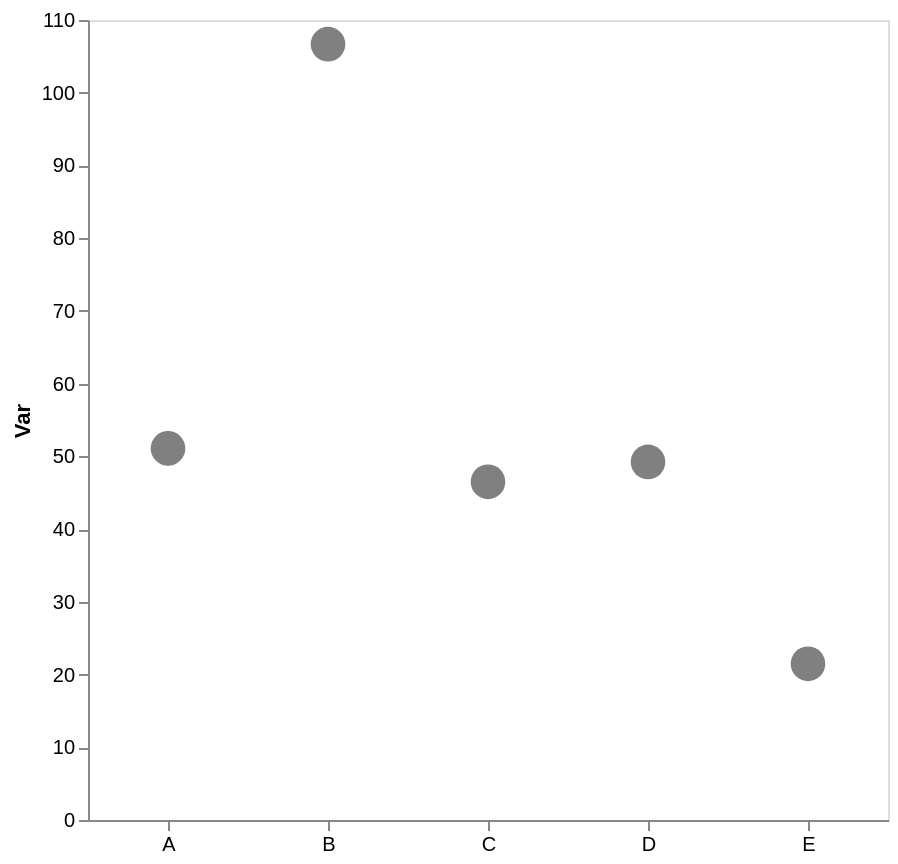

Vega-Lite specification stored for this chart:
### Vega-Lite specification from a JSON file in a GitHub repository (floating-point values rounded to 4 significant figures)
{"config": {"view": {"continuousWidth": 300, "continuousHeight": 300}, "axis": {"grid": false}, "bar": {"color": "gray"}}, "data": {"name": "data-0c9e2382e9e7398ea97bf72759d97104"}, "mark": {"type": "point", "color": "gray", "filled": true, "size": 300}, "encoding": {"x": {"axis": {"labelAngle": 0, "title": null}, "field": "cat", "type": "nominal"}, "y": {"aggregate": "mean", "axis": {"title": "Var"}, "field": "var1", "type": "quantitative"}}, "height": 400, "width": 400, "$schema": "https://vega.github.io/schema/vega-lite/v5.17.0.json", "datasets": {"data-0c9e2382e9e7398ea97bf72759d97104": [{"cat": "A", "var1": 57.38, "var2": 50.25}, {"cat": "C", "var1": 46.5, "var2": 41.18}, {"cat": "E", "var1": 22.75, "var2": 57.18}, {"cat": "B", "var1": 114.0, "var2": 41.05}, {"cat": "A", "var1": 38.97, "var2": 52.11}, {"cat": "A", "var1": 59.57, "var2": 62.51}, {"cat": "A", "var1": 48.48, "var2": 48.99}, {"cat": "B", "var1": 99.36, "var2": 66.36}, {"cat": "E", "var1": 16.22, "var2": 45.63}, {"cat": "E", "var1": 25.44, "var2": 32.74}, {"cat": "D", "var1": 34.16, "var2": 60.62}, {"cat": "D", "var1": 64.31, "var2": 45.15}]}}
